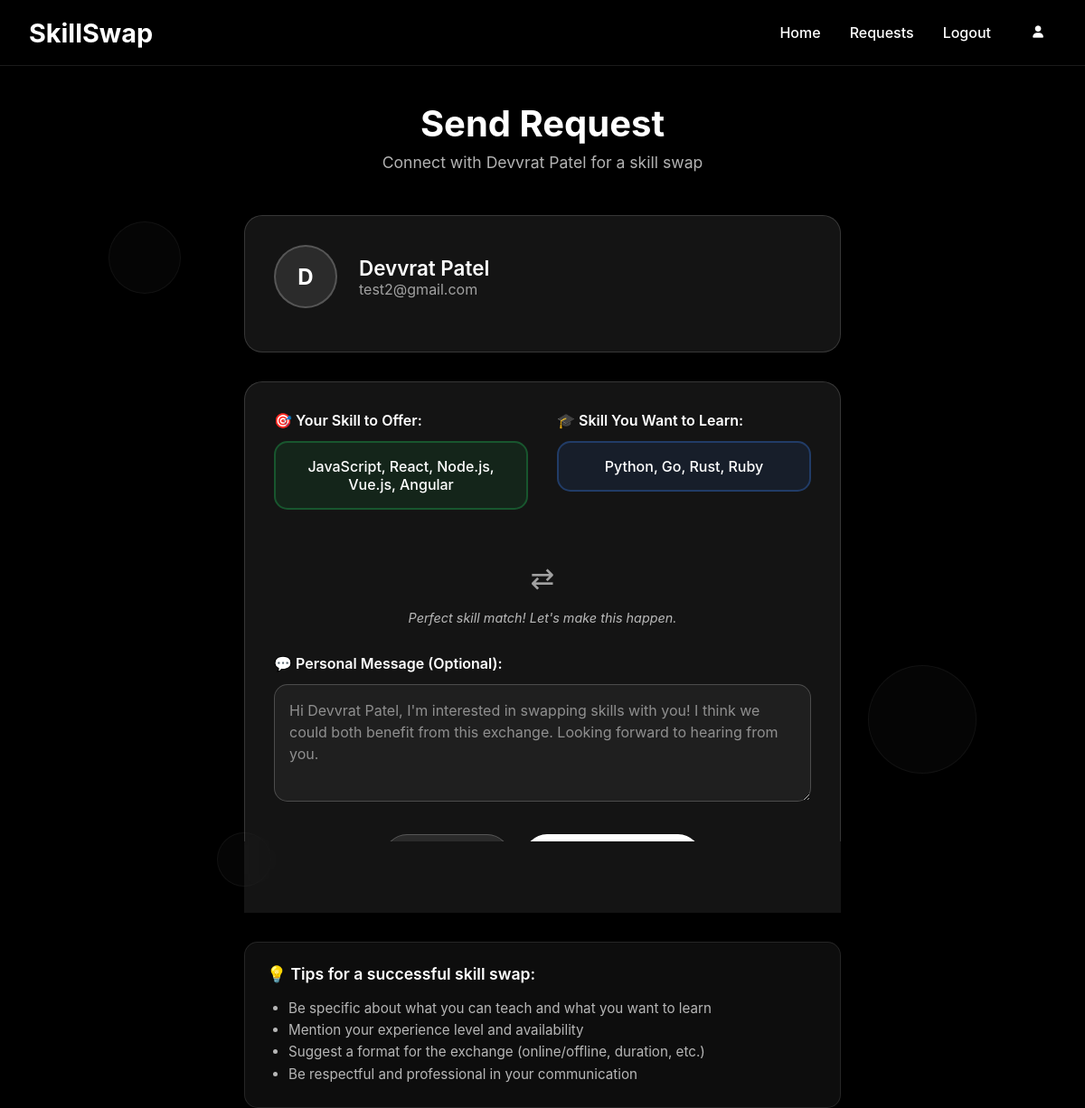
/swap/send-request/test2@gmail.com/ (signed in), run on the app's committed database.
### swaps/models.py (models this page shows)
class SwapUser(AbstractUser):
    name = models.CharField(max_length=50)
    username = models.EmailField(unique=True, null=False, primary_key=True)
    city = models.CharField(max_length=50)
    profile = models.ImageField(upload_to='photos', null=False)
    skills = models.TextField()
    skills_wanted = models.TextField()
    is_public = models.BooleanField(default=True)
    USERNAME_FIELD = 'username'
    REQUIRED_FIELDS = ['name']

### swaps/views.py (the view, shortened to what this page needs)
# urls.py: path('send-request/<str:username>/',views.send_request,name='send_request'),
@login_required
def send_request(request, username):
    receiver = get_object_or_404(SwapUser, username=username)
    sender = request.user
    return render(request, 'send_request.html', {
        'receiver': receiver,
        'sender': sender
    })

### templates/send_request.html (shortened to what this page needs)
{% extends "base.html" %}
{% block content %}
<div class="container" style="padding-top: 2rem; max-width: 700px;">
    <div style="text-align: center; margin-bottom: 3rem;">
        <h1 style="color: white; font-size: 2.5rem; font-weight: 700; margin-bottom: 0.5rem;">
            Send Request
        </h1>
        <p style="color: rgba(255, 255, 255, 0.7); font-size: 1.1rem;">
            Connect with {{ receiver.name }} for a skill swap
        </p>
    </div>
    <div style="background: rgba(255, 255, 255, 0.08); border: 1px solid rgba(255, 255, 255, 0.15); border-radius: 20px; padding: 2rem; margin-bottom: 2rem;">
        <div class="user-info" style="display: flex; align-items: center; gap: 1.5rem; margin-bottom: 1rem;">
            <div class="avatar" style="width: 70px; height: 70px; border-radius: 50%; background: rgba(255, 255, 255, 0.1); border: 2px solid rgba(255, 255, 255, 0.2); display: flex; align-items: center; justify-content: center; color: white; font-weight: 700; font-size: 1.5rem;">
                {{ receiver.name|slice:":1"|upper }}
            </div>
            <div>
                <h3 style="color: white; font-size: 1.4rem; font-weight: 600; margin: 0;">
                    {{ receiver.name }}
                </h3>
                <p style="color: rgba(255, 255, 255, 0.6); font-size: 1rem; margin: 0;">
                    {{ receiver.username }}
                </p>
            </div>
        </div>
    </div>
    <div class="card" style="background: rgba(255, 255, 255, 0.08); border: 1px solid rgba(255, 255, 255, 0.15); border-radius: 20px; padding: 2rem;">
        <form method="POST" action="{% url 'send_request' receiver.username %}">
            <div style="display: grid; grid-template-columns: 1fr 1fr; gap: 2rem; margin-bottom: 2rem;">
                <div class="form-group">
                    <label for="skillOffered" style="color: white; font-size: 1rem; font-weight: 600; display: block; margin-bottom: 0.8rem;">
                        🎯 Your Skill to Offer:
                    </label>
                    <div style="background: rgba(34, 197, 94, 0.1); border: 2px solid rgba(34, 197, 94, 0.3); border-radius: 15px; padding: 1rem; color: white; font-size: 1rem; font-weight: 500; text-align: center;">
                        {{ sender.skills }}
                    </div>
                </div>
                <div class="form-group">
                    <label for="skillWanted" style="color: white; font-size: 1rem; font-weight: 600; display: block; margin-bottom: 0.8rem;">
                        🎓 Skill You Want to Learn:
                    </label>
                    <div style="background: rgba(59, 130, 246, 0.1); border: 2px solid rgba(59, 130, 246, 0.3); border-radius: 15px; padding: 1rem; color: white; font-size: 1rem; font-weight: 500; text-align: center;">
                        {{ receiver.skills }}
                    </div>
                </div>
            </div>
            <div style="text-align: center; margin-bottom: 2rem;">
                <div style="color: rgba(255, 255, 255, 0.6); font-size: 2rem; margin: 1rem 0;">
                    ⇄
                </div>
                <p style="color: rgba(255, 255, 255, 0.7); font-size: 0.9rem; font-style: italic;">
                    Perfect skill match! Let's make this happen.
                </p>
            </div>
            <div class="form-group" style="margin-bottom: 2rem;">
                <label for="message" style="color: white; font-size: 1rem; font-weight: 600; display: block; margin-bottom: 0.8rem;">
                    💬 Personal Message (Optional):
                </label>
                <textarea id="message" name="message" rows="4"
                    style="width: 100%; padding: 1rem; border: 1px solid rgba(255, 255, 255, 0.2); border-radius: 15px; background: rgba(255, 255, 255, 0.05); color: white; font-size: 1rem; resize: vertical; font-family: inherit; line-height: 1.5;"
                    placeholder="Hi {{ receiver.name }}, I'm interested in swapping skills with you! I think we could both benefit from this exchange. Looking forward to hearing from you."></textarea>
            </div>
            <div style="display: flex; gap: 1rem; justify-content: center; flex-wrap: wrap;">
                <a href="{% url 'home' %}"
                   style="background: rgba(255, 255, 255, 0.1); color: white; padding: 1rem 2rem; border-radius: 25px; text-decoration: none; font-weight: 600; border: 1px solid rgba(255, 255, 255, 0.2); transition: all 0.3s ease; min-width: 120px; text-align: center;"
                   onmouseover="this.style.background='rgba(255, 255, 255, 0.2)'; this.style.transform='translateY(-2px)'"
                   onmouseout="this.style.background='rgba(255, 255, 255, 0.1)'; this.style.transform='translateY(0)'">
                </a>
                <button type="submit"
                    style="background: white; color: black; padding: 1rem 2rem; border-radius: 25px; border: none; font-weight: 600; cursor: pointer; transition: all 0.3s ease; min-width: 120px; font-size: 1rem;"
                    onmouseover="this.style.background='#ccc'; this.style.transform='translateY(-2px)'"
                    onmouseout="this.style.background='white'; this.style.transform='translateY(0)'">
                </button>
            </div>
        </form>
    </div>
    <div style="background: rgba(255, 255, 255, 0.05); border: 1px solid rgba(255, 255, 255, 0.1); border-radius: 15px; padding: 1.5rem; margin-top: 2rem;">
        <h4 style="color: white; font-size: 1.1rem; font-weight: 600; margin-bottom: 1rem; display: flex; align-items: center; gap: 0.5rem;">
            💡 Tips for a successful skill swap:
        </h4>
        <ul style="color: rgba(255, 255, 255, 0.7); font-size: 0.95rem; line-height: 1.6; margin: 0; padding-left: 1.5rem;">
            <li>Be specific about what you can teach and what you want to learn</li>
            <li>Mention your experience level and availability</li>
            <li>Suggest a format for the exchange (online/offline, duration, etc.)</li>
            <li>Be respectful and professional in your communication</li>
        </ul>
    </div>
</div>
{% endblock %}

### templates/base.html (style rules this page uses)
* { margin: 0; padding: 0; box-sizing: border-box; }
body { font-family: 'Inter', -apple-system, BlinkMacSystemFont, sans-serif; background: #000; min-height: 100vh; color: #fff; overflow-x: hidden; }
.container { max-width: 1200px; margin: 0 auto; padding: 0 20px; }
.card { background: rgba(255, 255, 255, 0.05); border-radius: 20px; padding: 2rem; margin: 1rem 0; backdrop-filter: blur(20px); border: 1px solid rgba(255, 255, 255, 0.1); transition: all 0.3s ease; }
.user-info { display: flex; align-items: center; gap: 1rem; margin-bottom: 1rem; }
.avatar { width: 50px; height: 50px; border-radius: 50%; background: rgba(255, 255, 255, 0.1); border: 1px solid rgba(255, 255, 255, 0.2); display: flex; align-items: center; justify-content: center; color: white; font-weight: 600; font-size: 1.2rem; }
.form-group { margin-bottom: 1.5rem; }

### templates/send_request.html (style rules this page uses)
textarea::placeholder { color: rgba(255, 255, 255, 0.5); }

### data on the page
SwapUser: name "Devvrat Patel", name "D", username "test2@gmail.com", skills "Python, Go, Rust, Ruby"
SwapUser: skills "JavaScript, React, Node.js, Vue.js, Angular"
